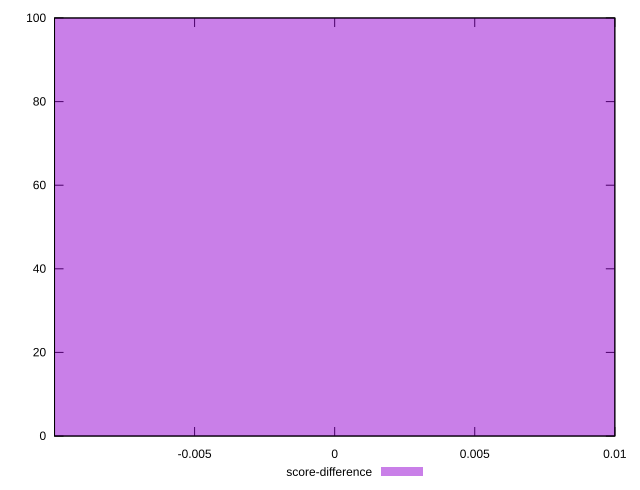

Write gnuplot code to recreate this figure.
reset

$scoreDifference <<EOF
0 100
EOF

set key outside below
set boxwidth 0.1
set xrange [-0.0099997135746177:0.010000286425382301]
set yrange [0:100]
set trange [0:100]
set style fill transparent solid 0.5 noborder
set terminal svg size 640, 490 enhanced background rgb 'white'
set output "reprap/dom-size/samples/pages+cached+noexternal+nofonts/score-difference/histogram.svg"

plot $scoreDifference title "score-difference" with boxes

reset
